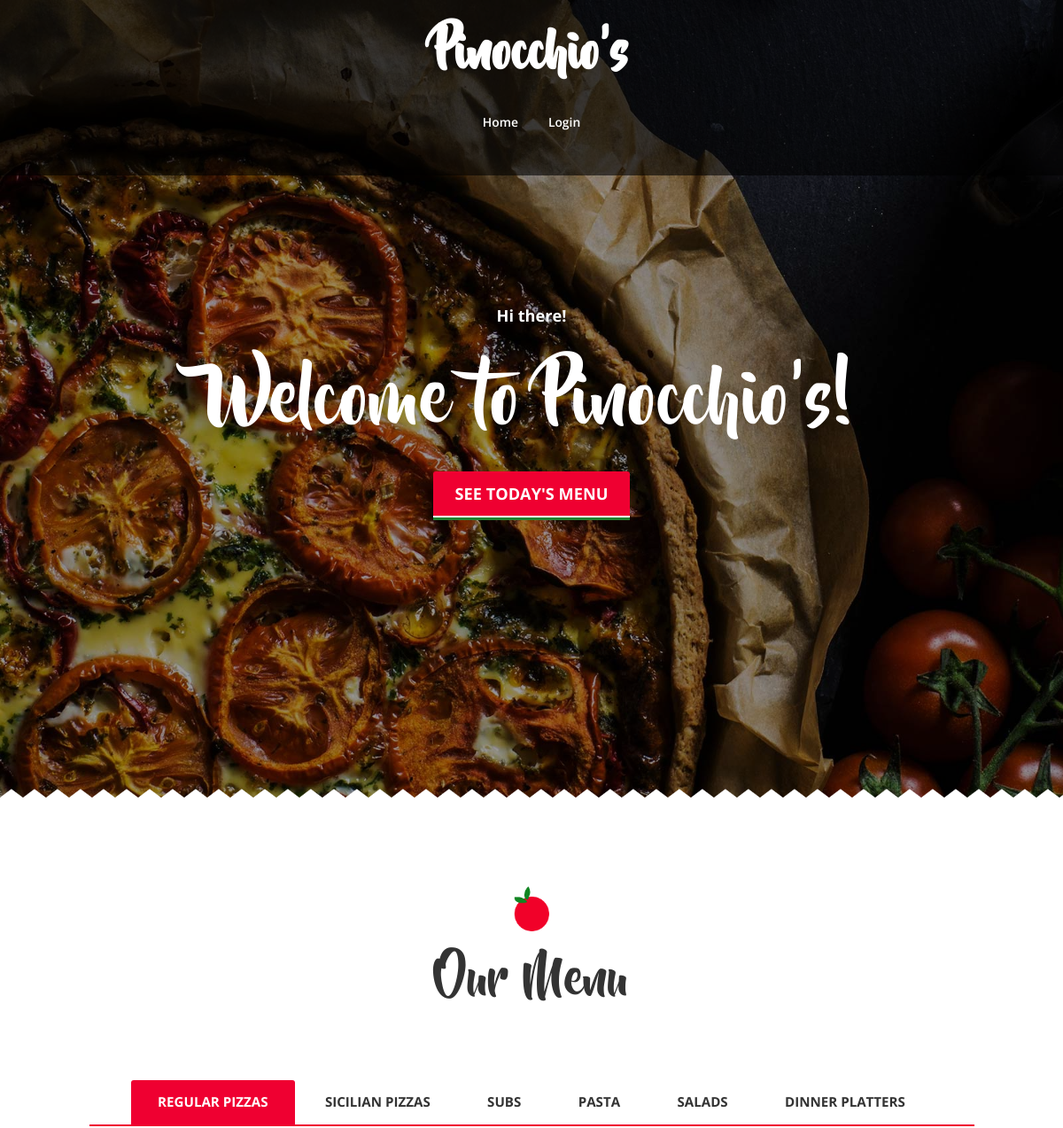
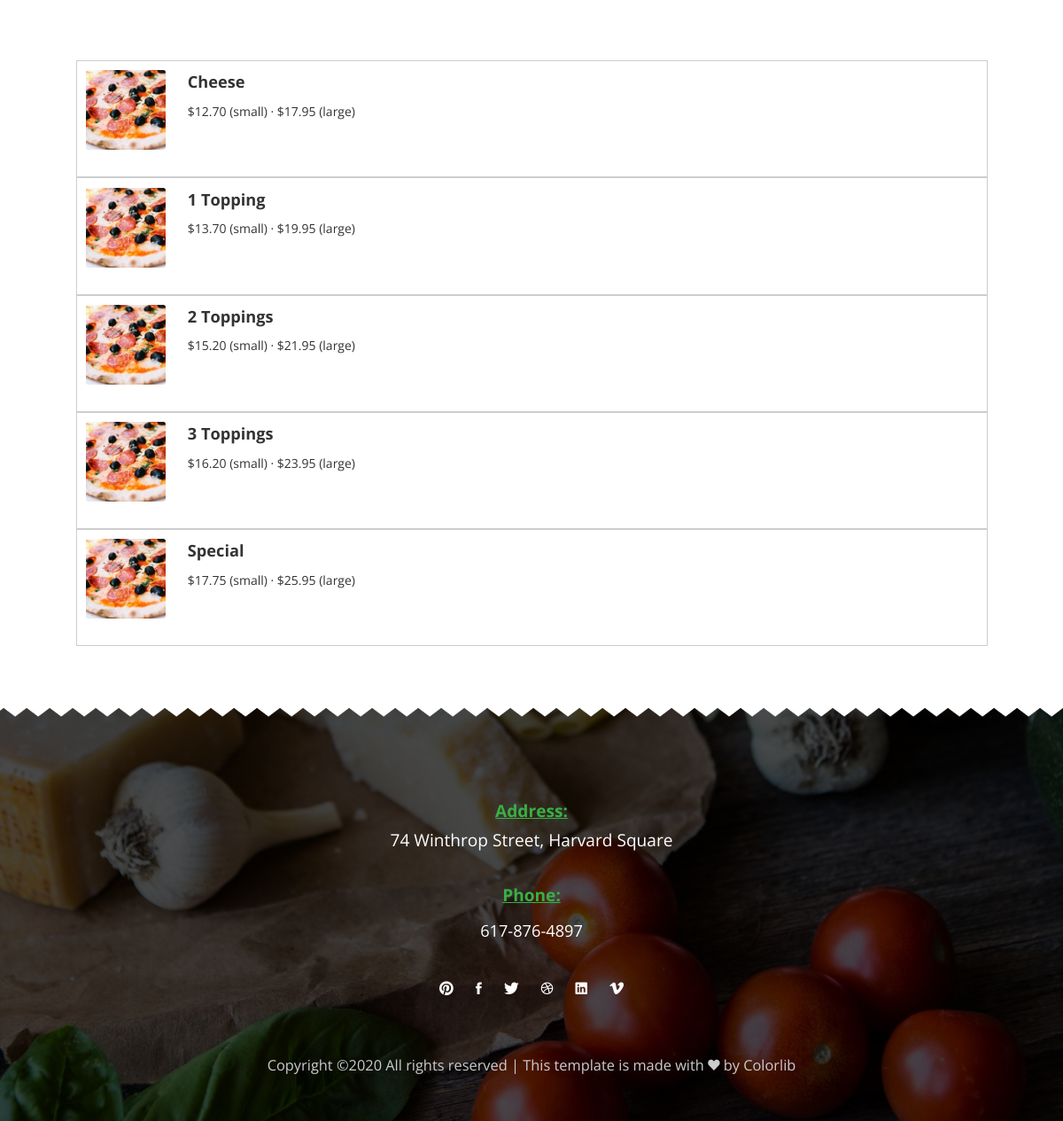
The page / on the database its author committed (2 pictures, top to bottom).
### orders/models.py (models this page shows)
class Menu(models.Model):
    TYPES = (
        ('Regular Pizza', 'Regular Pizza'),
        ('Sicilian Pizza', 'Sicilian Pizza'),
        ('Topping', 'Topping'),
        ('Sub', 'Sub'),
        ('Addon', 'Addon'),
        ('Pasta', 'Pasta'),
        ('Salad', 'Salad'),
        ('Dinner Platter', 'Dinner Platter')
    )
    kind = models.CharField(max_length=30, choices=TYPES)
    name = models.CharField(max_length=50)
    price = models.DecimalField(max_digits=5, decimal_places=2, null=True, blank=True)
    large_price = models.DecimalField(max_digits=5, decimal_places=2, null=True, blank=True)
    def __str__(self):
        return f"{self.name}"

### orders/views.py (the view)
# urls.py: path("", views.index, name="index"),
def index(request):
    context = {}
    context['user'] = request.user
    regular_pizzas = Menu.objects.filter(kind='Regular Pizza')
    sicilian_pizzas = Menu.objects.filter(kind='Sicilian Pizza')
    toppings = Menu.objects.filter(kind='Topping')
    subs = Menu.objects.filter(kind='Sub')
    pastas = Menu.objects.filter(kind='Pasta')
    salads = Menu.objects.filter(kind='Salad')
    dinner_platters = Menu.objects.filter(kind='Dinner Platter')
    addons = Menu.objects.filter(kind='Addon')
    context['regular_pizzas'] = regular_pizzas
    context['sicilian_pizzas'] = sicilian_pizzas
    context['toppings'] = toppings
    context['subs'] = subs
    context['pastas'] = pastas
    context['salads'] = salads
    context['dinner_platters'] = dinner_platters
    context['addons'] = addons
    return render(request, "orders/index.html", context)

### orders/templates/orders/index.html (shortened to what this page needs)
{% load static %}
<!DOCTYPE HTML>
<html lang="en">
<head>
        <link rel="stylesheet" href="{% static 'fonts/beyond_the_mountains-webfont.css' %}" type="text/css"/>
        <link href="{% static 'plugin-frameworks/bootstrap.min.css' %}" rel="stylesheet">
        <link href="{% static 'plugin-frameworks/swiper.css' %}" rel="stylesheet">
        <link href="{% static 'fonts/ionicons.css' %}" rel="stylesheet">
        <link href="{% static 'common/styles.css' %}" rel="stylesheet">
</head>
<body>
<header>
        <div class="container">
                <h2>Pinocchio's</h2>
                <ul class="main-menu font-mountainsre" id="main-menu">
                        <li><a href="{% url 'index' %}">Home</a></li>
                        {% if user.is_authenticated == True %}
                                <li><a href="{% url 'shopping_cart_view' %}">Shopping Cart</a></li>
                                {% if user.is_staff == True %}
                                <li><a href="{% url 'orders_list' %}">Orders</a></li>
                                {% else %}
                                <li><a href="{% url 'orders_list' %}">Your Orders</a></li>
                                {% endif %}
                                <li><a href="{% url 'logout' %}">Logout</a></li>
                        {% else %}
                                <li><a href="{% url 'login_view_get' %}">Login</a></li>
                        {% endif %}
                </ul>
        </div>
</header>
<section class="bg-1 h-900x main-slider pos-relative">
        <div class="container h-100">
                <div class="dplay-tbl">
                        <div class="dplay-tbl-cell center-text color-white">
                                {% if user.username %}
                                        <h5><b>Hello, {{ user.username }}</b></h5>
                                        <h1 class="mt-30 mb-15">Welcome back!</h1>
                                {% else %}
                                        <h5><b>Hi there!</b></h5>
                                        <h1 class="mt-30 mb-15">Welcome to Pinocchio's!</h1>
                                {% endif %}
                                <h5><a href="#menu" class="btn-primaryc plr-25"><b>SEE TODAY'S MENU</b></a></h5>
                        </div>
                </div>
        </div>
</section>
<section id="menu">
        <div class="container">
                <div class="heading">
                        <img class="heading-img" src="{% static 'images/heading_logo.png' %}" alt="">
                        <h2>Our Menu</h2>
                </div>
                <div class="row">
                        <div class="col-sm-12">
                                <ul class="selecton brdr-b-primary mb-70">
                                        <li><a class="menu active" href="#" data-select="regular-pizza"><b>REGULAR PIZZAS</b></a></li>
                                        <li><a class="menu" href="#" data-select="sicilian-pizza"><b>SICILIAN PIZZAS</b></a></li>
                                        <li><a class="menu" href="#" data-select="sub"><b>SUBS</b></a></li>
                                        <li><a class="menu" href="#" data-select="pasta"><b>PASTA</b></a></li>
                                        <li><a class="menu" href="#" data-select="salad"><b>SALADS</b></a></li>
                                        <li><a class="menu" href="#" data-select="dinner-platter"><b>DINNER PLATTERS</b></a></li>
                                </ul>
                        </div>
                </div>
                <div class="row" style="padding: 0% 5%; display: grid;">
                        {% for pizza in regular_pizzas %}
                                <div class="col-md-auto food-menu regular-pizza" style="border: 1px solid #CDCDCD; padding: 1% 1% 0% 1%">
                                        <a class="menu-item" style="cursor: pointer;">
                                                <div class="sided-90x mb-30">
                                                        <div class="s-left"><img class="br-3" src="{% static 'images/menu-1-120x120.jpg' %}" alt="Menu Image"></div>
                                                        <div class="s-right">
                                                                <h5 class="mb-10"><b>{{ pizza.name }}</b></h5>
                                                                <div>${{ pizza.price }} (small) · ${{ pizza.large_price }} (large)</div>
                                                        </div>
                                                </div>
                                        </a>
                                </div>
                        {% endfor %}
                </div>
        </div>
</section>
<footer class="pb-50  pt-70 pos-relative">
        <div class="container-fluid">
                <div class="pt-30">
                        <p class="underline-secondary"><b>Address:</b></p>
                        <p>74 Winthrop Street, Harvard Square </p>
                </div>
                <div class="pt-30">
                        <p class="underline-secondary mb-10"><b>Phone:</b></p>
                        <a href="tel:617-876-4897 ">617-876-4897 </a>
                </div>
                <ul class="icon mt-30">
                        <li><a href="#"><i class="ion-social-pinterest"></i></a></li>
                        <li><a href="#"><i class="ion-social-facebook"></i></a></li>
                        <li><a href="#"><i class="ion-social-twitter"></i></a></li>
                        <li><a href="#"><i class="ion-social-dribbble-outline"></i></a></li>
                        <li><a href="#"><i class="ion-social-linkedin"></i></a></li>
                        <li><a href="#"><i class="ion-social-vimeo"></i></a></li>
                </ul>
                <p class="color-light font-9 mt-50 mt-sm-30">
Copyright &copy;<script>document.write(new Date().getFullYear());</script> All rights reserved | This template is made with <i class="ion-heart" aria-hidden="true"></i> by <a href="https://colorlib.com" target="_blank">Colorlib</a>
</p>
        </div>
</footer>
</body>
</html>

### rows shown on the page
Menu: name "Cheese", price "12.70", large_price "17.95"
Menu: name "1 Topping", price "13.70", large_price "19.95"
Menu: name "2 Toppings", price "15.20", large_price "21.95"
Menu: name "3 Toppings", price "16.20", large_price "23.95"
Menu: name "Special", price "17.75", large_price "25.95"
